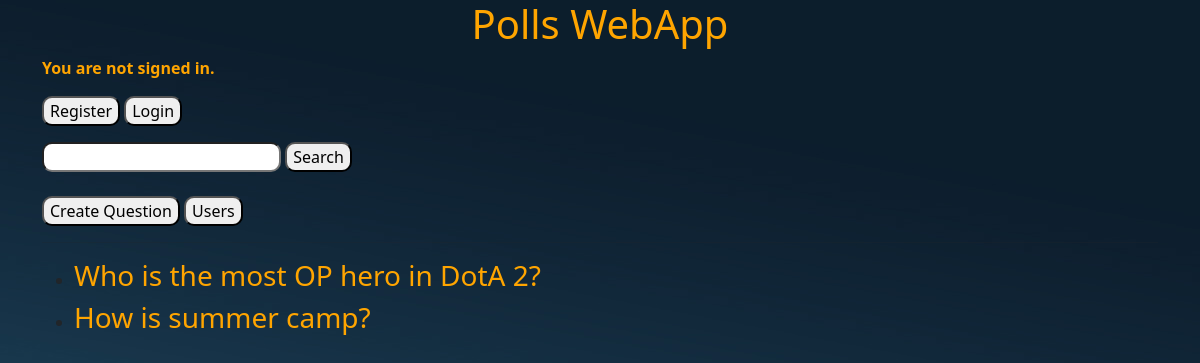
The app's page /, older data.
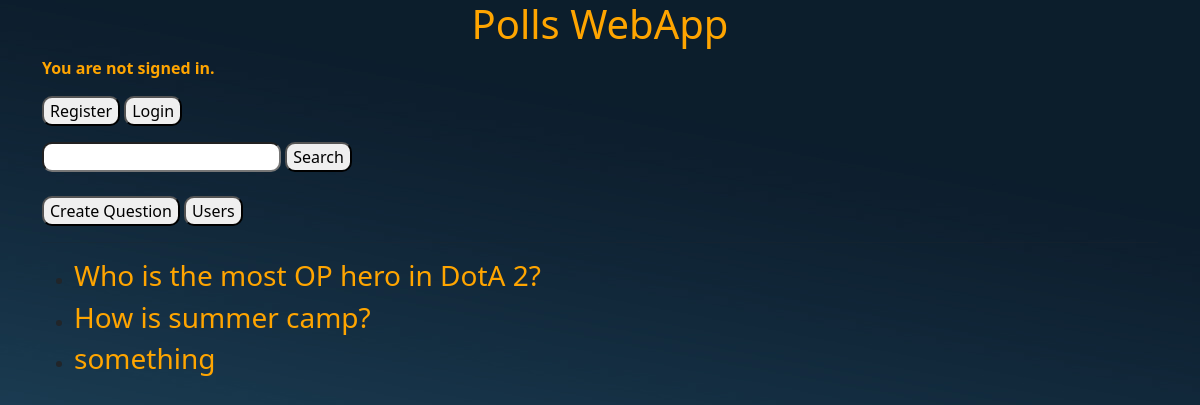
The same page, newer data.
### polls/models.py (models this page shows, shortened)
class Question(models.Model):
    title = models.TextField()
    user = models.ForeignKey(User, on_delete=models.CASCADE)
    pub_date = models.DateField(auto_now_add=True)
    mod_date = models.DateField(auto_now=True)
    class Meta:
        ordering = ["-pub_date"]

### polls/views.py (the view)
# urls.py: path("", views.index_view, name="index"),
def index_view(request, q: str | None = None):
    questions = Question.objects.all()
    q = request.GET.get("q")
    if q:
        questions = questions.filter(title__icontains=q)
    context = {"questions": questions[:5]}
    return render(request, "index.html", context=context)

### templates/index.html (shortened to what this page needs)
{% extends "layout.html" %}
{% block body %}
<div>
    <div>
        <form method="get" action="{% url 'polls:index' %}">
            <input type="text" name="q" />
            <button type="submit">Search</button>
        </form>
        <br>
        <a href="{% url 'polls:question_create' %}"><button type="button">Create Question</button></a>
        <a href="{% url 'polls:user_list' %}"><button type="button">Users</button></a>
    </div>
    <hr>
    <ul>
        {% for question in questions %}
            <li><h3><a href="{% url 'polls:question_details' question.id %}">{{ question.title }}</a></h3></li>
        {% empty %}
            <p>No questions available at the moment...</p>
        {% endfor %}
    </ul>
</div>
{% endblock %}

Row changes from the older to the newer data that the page shows:
added Question: title "something"
